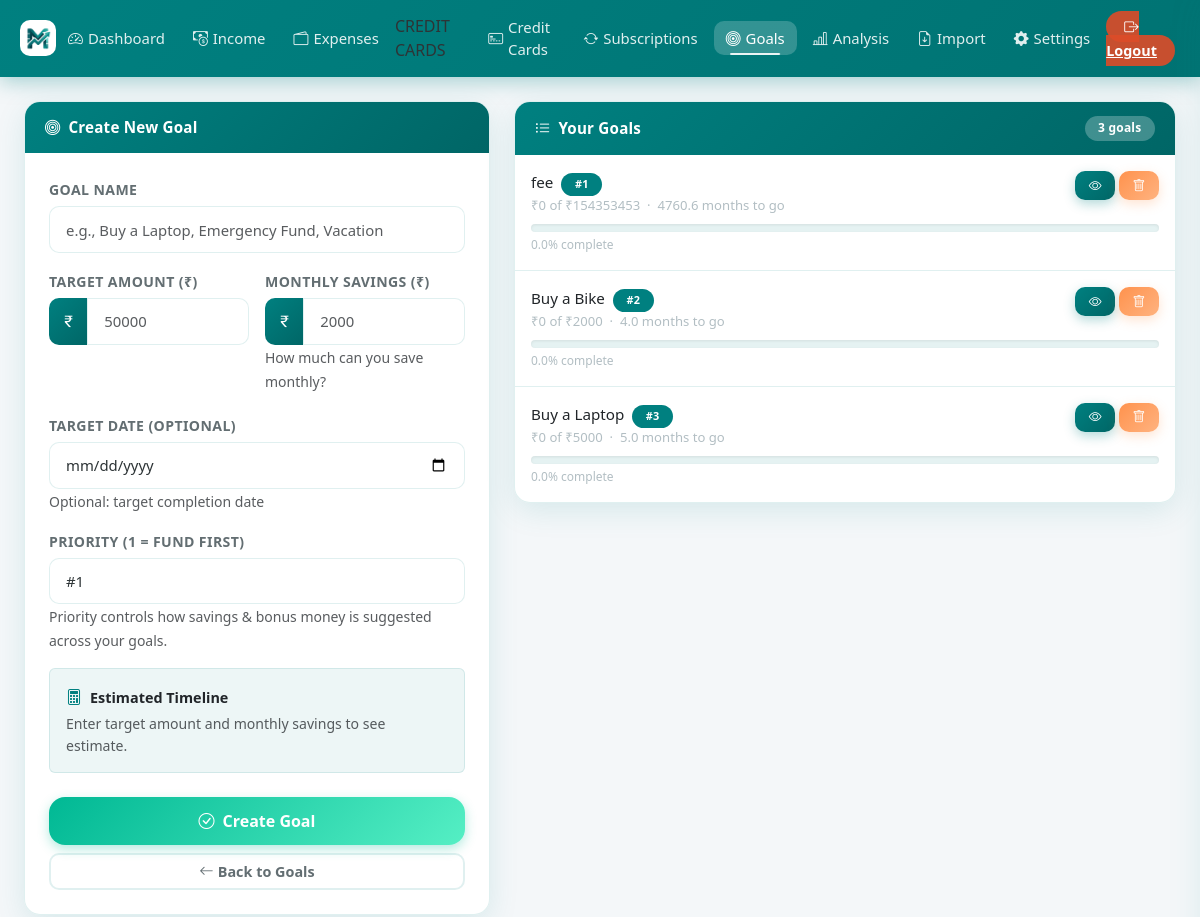
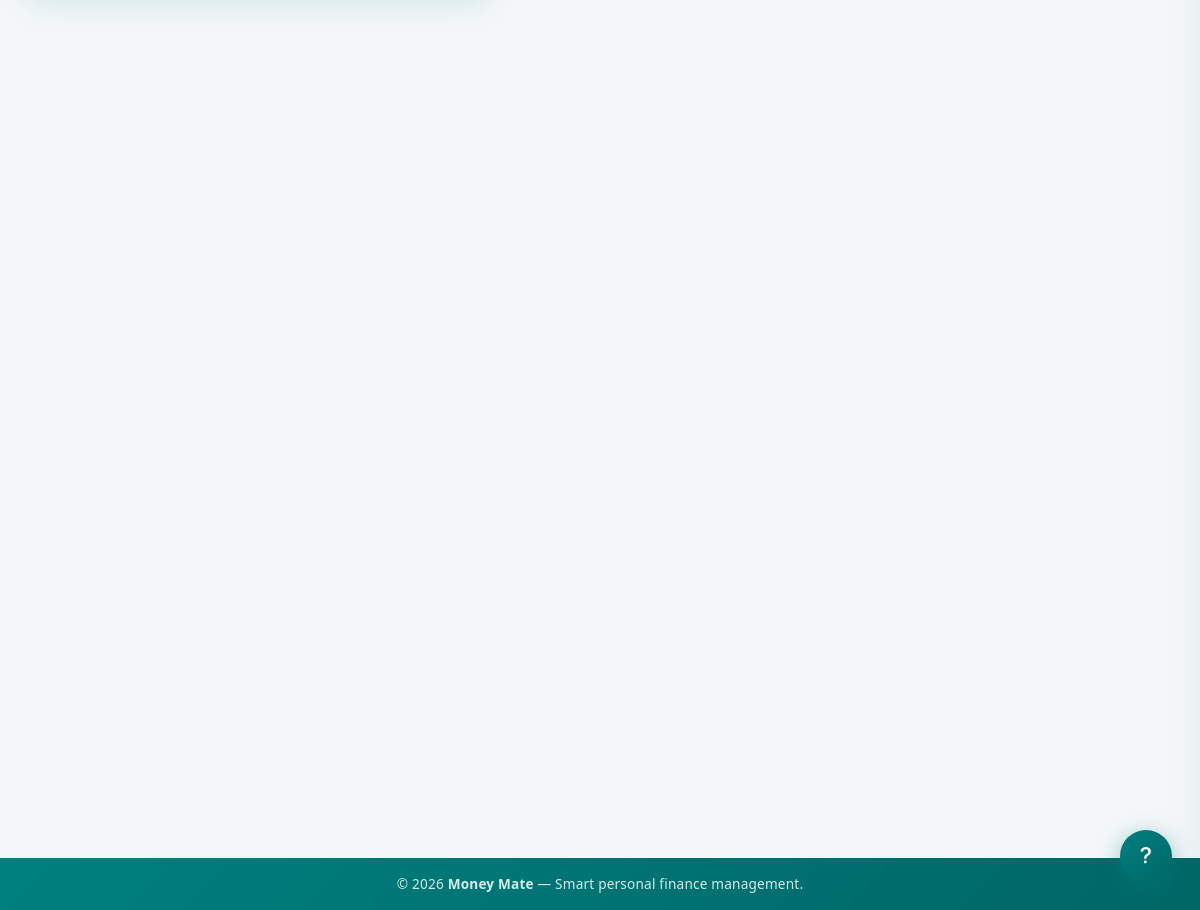
The page /add_goal (signed in) on the database its author committed (2 pictures, top to bottom).
### models.py (models this page shows, shortened)
class Goal(db.Model):
    id = db.Column(db.Integer, primary_key=True)
    user_id = db.Column(
        db.Integer, db.ForeignKey("user.id"), nullable=False, index=True
    )
    name = db.Column(db.String(200), nullable=False)
    target_amount = db.Column(db.Float, nullable=False)
    saved_amount = db.Column(db.Float, default=0.0)
    monthly_savings = db.Column(db.Float, default=0.0)
    target_date = db.Column(db.DateTime, nullable=True)
    priority = db.Column(db.String(10), default="medium", nullable=False)
    created_at = db.Column(db.DateTime, default=_now)
    @property
    def remaining_amount(self):
        return max(0, self.target_amount - self.saved_amount)
    @property
    def progress_percentage(self):
        if self.target_amount == 0:
            return 0
        return min(100, (self.saved_amount / self.target_amount) * 100)
    @property
    def estimated_months(self):
        if self.monthly_savings <= 0:
            return float("inf")
        return self.remaining_amount / self.monthly_savings

### app.py (the view, shortened to what this page needs)
@app.route("/add_goal", methods=["GET", "POST"])
@login_required
def add_goal():
    form = GoalForm()
    goals = (
        Goal.query.filter_by(user_id=current_user.id)
        .order_by(Goal.created_at.desc())
        .all()
    )
    return render_template("add_goal.html", form=form, goals=goals)

### forms.py
class GoalForm(FlaskForm):
    name = StringField("Goal Name", validators=[DataRequired(), Length(max=200)])
    target_amount = FloatField(
        "Target Amount (₹)", validators=[DataRequired(), NumberRange(min=1)]
    )
    monthly_savings = FloatField(
        "Monthly Savings (₹)", validators=[DataRequired(), NumberRange(min=0)]
    )
    target_date = DateField(
        "Target Date (Optional)", validators=[Optional()], format="%Y-%m-%d"
    )
    priority = SelectField(
        "Priority (1 = fund first)",
        choices=[(str(i), f"#{i}") for i in range(1, 11)],
        default="1",
    )
    submit = SubmitField("Create Goal")

### app.py (called while the page is built)
@login_manager.user_loader
def load_user(user_id):
    return db.session.get(User, int(user_id))

    def __call__(self, environ, start_response):
        if environ.get("PATH_INFO") not in self._PWA_PATHS:
            return self.wsgi_app(environ, start_response)
        def _start_response(status, headers, exc_info=None):
            out = []
            for name, value in headers:
                if name.lower() == "vary":
                    parts = [p.strip() for p in value.split(",")
                             if p.strip().lower() != "cookie"]
                    value = ", ".join(parts) or "Accept-Encoding"
                out.append((name, value))
            return start_response(status, out, exc_info)
        return self.wsgi_app(environ, _start_response)

### templates/add_goal.html (shortened to what this page needs)
{% extends "base.html" %}
{% block content %}
<div class="row g-4">
  <div class="col-lg-5">
    <div class="card reveal">
      <div class="card-header"><i class="bi bi-bullseye"></i> Create New Goal</div>
      <div class="card-body p-4">
        <form method="POST">
          <div class="mb-3">
            {{ form.name.label(class="form-label") }}
            {{ form.name(class="form-control", placeholder="e.g., Buy a Laptop, Emergency Fund, Vacation") }}
          </div>
          <div class="row g-3 mb-3">
            <div class="col-md-6">
              {{ form.target_amount.label(class="form-label") }}
              <div class="input-group">
                <span class="input-group-text"><i class="bi bi-currency-rupee"></i></span>
                {{ form.target_amount(class="form-control", type="number", step="0.01", placeholder="50000",
                id="target_amount") }}
              </div>
            </div>
            <div class="col-md-6">
              {{ form.monthly_savings.label(class="form-label") }}
              <div class="input-group">
                <span class="input-group-text"><i class="bi bi-currency-rupee"></i></span>
                {{ form.monthly_savings(class="form-control", type="number", step="0.01", placeholder="2000",
                id="monthly_savings") }}
              </div>
              <small class="text-muted">How much can you save monthly?</small>
            </div>
          </div>
          <div class="mb-3">
            {{ form.target_date.label(class="form-label") }}
            {{ form.target_date(class="form-control", type="date") }}
            <small class="text-muted">Optional: target completion date</small>
          </div>
          <div class="mb-3">
            {{ form.priority.label(class="form-label") }}
            {{ form.priority(class="form-select") }}
            <small class="text-muted">Priority controls how savings &amp; bonus money is suggested across your
              goals.</small>
          </div>
          <div class="p-3 rounded mb-4" id="preview"
            style="background:rgba(0, 128, 128,0.07);border:1.5px solid var(--border-color);">
            <div class="d-flex align-items-center gap-2 mb-1">
              <i class="bi bi-calculator" style="color:var(--brand-primary);"></i>
              <strong style="font-size:0.9rem;">Estimated Timeline</strong>
            </div>
            <p class="mb-0 text-muted" style="font-size:0.88rem;" id="previewText">Enter target amount and monthly
              savings to see estimate.</p>
          </div>
          <div class="d-grid gap-2">
            <button type="submit" class="btn btn-success btn-lg">
              <i class="bi bi-check-circle me-2"></i>Create Goal
            </button>
            <a href="{{ url_for('goals') }}" class="btn btn-outline-secondary">
              <i class="bi bi-arrow-left me-1"></i>Back to Goals
            </a>
          </div>
        </form>
      </div>
    </div>
  </div>
  <div class="col-lg-7 reveal">
    <div class="card">
      <div class="card-header d-flex align-items-center gap-2">
        <i class="bi bi-list-ul"></i> Your Goals
        <span class="badge ms-auto" style="background:rgba(255,255,255,0.25);">{{ goals|length }} goals</span>
      </div>
      <div class="card-body p-0">
        {% if goals %}
        {% for goal in goals %}
        <div class="p-3 {% if not loop.last %}border-bottom{% endif %}"
          style="border-color:var(--border-color)!important;">
          <div class="d-flex justify-content-between align-items-start mb-2">
            <div>
              <div class="fw-700" style="font-size:0.95rem;">{{ goal.name }}
                <span class="badge ms-1" style="background:#008080;font-size:0.68rem;">#{{ goal.priority }}</span>
              </div>
              <div style="font-size:0.82rem;color:var(--text-muted);">
                ₹{{ "%.0f"|format(goal.saved_amount) }} of ₹{{ "%.0f"|format(goal.target_amount) }}
                &nbsp;·&nbsp;
                {% if goal.monthly_savings > 0 %}{{ "%.1f"|format(goal.estimated_months) }} months to go{% else %}No
                monthly savings set{% endif %}
              </div>
            </div>
            <div class="d-flex gap-1">
              <a href="{{ url_for('goal_detail', id=goal.id) }}" class="btn btn-primary btn-sm">
                <i class="bi bi-eye"></i>
              </a>
              <a href="{{ url_for('delete_goal', id=goal.id) }}" class="btn btn-danger btn-sm"
                onclick="return confirm('Delete this goal?')">
                <i class="bi bi-trash"></i>
              </a>
            </div>
          </div>
          <div class="progress" style="height:8px;">
          </div>
          <div class="d-flex justify-content-between mt-1" style="font-size:0.75rem;color:var(--text-muted);">
            <span>{{ "%.1f"|format(goal.progress_percentage) }}% complete</span>
          </div>
        </div>
        {% endfor %}
        {% else %}
        <div class="text-center py-5 text-muted">
          <i class="bi bi-bullseye" style="font-size:2.5rem;opacity:0.3;"></i>
          <p class="mt-2 mb-0">No goals yet. Create your first one!</p>
        </div>
        {% endif %}
      </div>
    </div>
  </div>
</div>
{% endblock %}

### static/style.css (style rules this page uses)
:root { --brand-primary: #008080; --brand-secondary: #80BFBF; --brand-accent: #00b894; --brand-danger: #FF924D; --brand-warning: #f39c12; --brand-info: #0984e3; --gradient-brand: linear-gradient(135deg, #008080 0%, #006666 100%); --gradient-green: linear-gradient(135deg, #00b894 0%, #55efc4 100%); --gradient-red: linear-gradient(135deg, #FF924D 0%, #FFB380 100%); --gradient-orange: linear-gradient(135deg, #f39c12 0%, #fdcb6e 100%); --gradient-blue: linear-gradient(135deg, #0984e3 0%, #74b9ff 100%); --bg-page: #f4f7f9; --bg-card: rgba(255, 255, 255, 0.97); --bg-card-hover: #fff; --text-primary: #2d3436; --text-secondary: #636e72; --text-muted: #b2bec3; --border-color: rgba(0, 128, 128, 0.12); --shadow-sm: 0 2px 12px rgba(0, 128, 128, 0.08); --shadow-md: 0 8px 30px rgba(0, 128, 128, 0.12); --shadow-lg: 0 20px 50px rgba(0, 128, 128, 0.18); --shadow-hover: 0 15px 40px rgba(0, 128, 128, 0.22); --radius-sm: 10px; --radius-md: 16px; --radius-lg: 24px; --radius-pill: 50px; --transition: all 0.28s cubic-bezier(0.4, 0, 0.2, 1); }
html { scroll-behavior: smooth; }
*, *::before, *::after { box-sizing: border-box; }
body { background: var(--bg-page); font-family: 'Segoe UI', system-ui, -apple-system, sans-serif; color: var(--text-primary); min-height: 100vh; display: flex; flex-direction: column; transition: background 0.3s, color 0.3s; }
.card { border: 1px solid var(--border-color); border-radius: var(--radius-md); background: var(--bg-card); box-shadow: var(--shadow-md); transition: var(--transition); overflow: hidden; }
.card-header { background: var(--gradient-brand); color: white; font-weight: 600; font-size: 0.95rem; padding: 0.9rem 1.25rem; border: none; display: flex; align-items: center; gap: 8px; letter-spacing: 0.2px; }
.btn { border-radius: var(--radius-sm); font-weight: 600; font-size: 0.9rem; transition: var(--transition); position: relative; overflow: hidden; border: none; cursor: pointer; }
.btn::after { content: ''; position: absolute; inset: 0; background: rgba(255, 255, 255, 0); transition: var(--transition); }
.btn-primary { background: var(--gradient-brand); color: white; box-shadow: 0 4px 12px rgba(0, 128, 128, 0.3); }
.btn-success { background: var(--gradient-green); color: white; box-shadow: 0 4px 12px rgba(0, 184, 148, 0.3); }
.btn-danger { background: var(--gradient-red); color: white; box-shadow: 0 4px 12px rgba(255, 146, 77, 0.25); }
.btn-outline-secondary { border: 2px solid var(--border-color); color: var(--text-secondary); background: transparent; }
.btn-sm { font-size: 0.8rem; padding: 0.3rem 0.85rem; }
.btn-lg { padding: 0.75rem 2rem; font-size: 1rem; border-radius: var(--radius-md); }
.badge { font-size: 0.75rem; font-weight: 600; padding: 0.4rem 0.85rem; border-radius: var(--radius-pill); letter-spacing: 0.2px; }
.form-control, .form-select { border-radius: var(--radius-sm); border: 1.5px solid var(--border-color); padding: 0.7rem 1rem; font-size: 0.93rem; color: var(--text-primary); background: white; transition: var(--transition); }
.form-label { font-weight: 600; font-size: 0.88rem; color: var(--text-secondary); margin-bottom: 6px; text-transform: uppercase; letter-spacing: 0.4px; }
.input-group-text { background: var(--gradient-brand); color: white; border: none; border-radius: var(--radius-sm) 0 0 var(--radius-sm); font-size: 0.95rem; }
.progress { border-radius: var(--radius-pill); background: rgba(0, 128, 128, 0.1); overflow: hidden; box-shadow: inset 0 1px 3px rgba(0, 0, 0, 0.08); }
.reveal { opacity: 0; transform: translateY(24px); transition: opacity 0.55s cubic-bezier(0.4, 0, 0.2, 1), transform 0.55s cubic-bezier(0.4, 0, 0.2, 1); }
.reveal.revealed { opacity: 1; transform: translateY(0); }
.btn { position: relative; overflow: hidden; }
.form-control, .form-select { transition: border-color 0.22s ease, box-shadow 0.22s ease, transform 0.18s ease; }
body { padding-left: env(safe-area-inset-left, 0px); padding-right: env(safe-area-inset-right, 0px); }

### rows shown on the page
Goal: name "fee", priority "1", saved_amount "0", target_amount "154353453", estimated_months "4760.6", progress_percentage "0.0"
Goal: name "Buy a Bike", priority "2", saved_amount "0", target_amount "2000", estimated_months "4.0", progress_percentage "0.0"
Goal: name "Buy a Laptop", priority "3", saved_amount "0", target_amount "5000", estimated_months "5.0", progress_percentage "0.0"

### other values the page prints
{{ goals|length }} "3"
